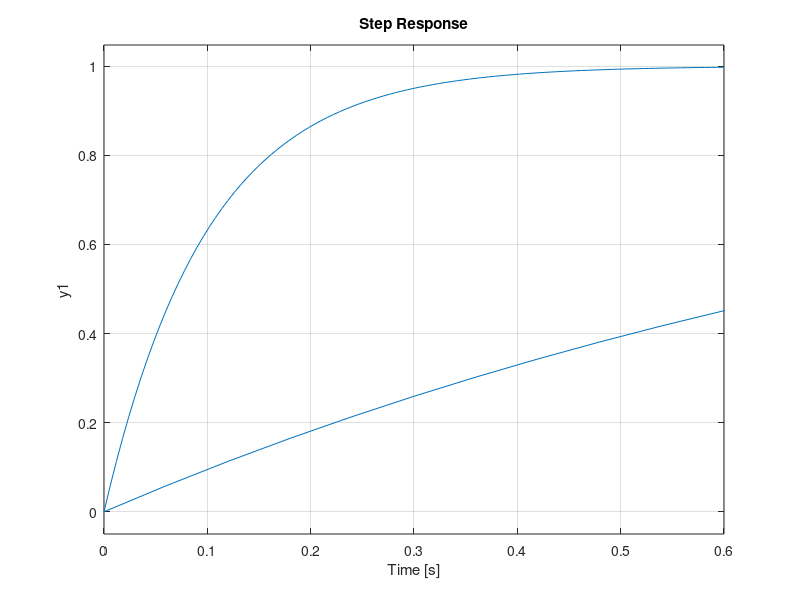

The MATLAB source for this figure:
function Changing_Poles_1()
%% Setup
s = tf('s');


%%
p = 1;
H = p/(s+p);
step(H)
hold on

%%
p = 10;
H = p/(s+p);
step(H)
end